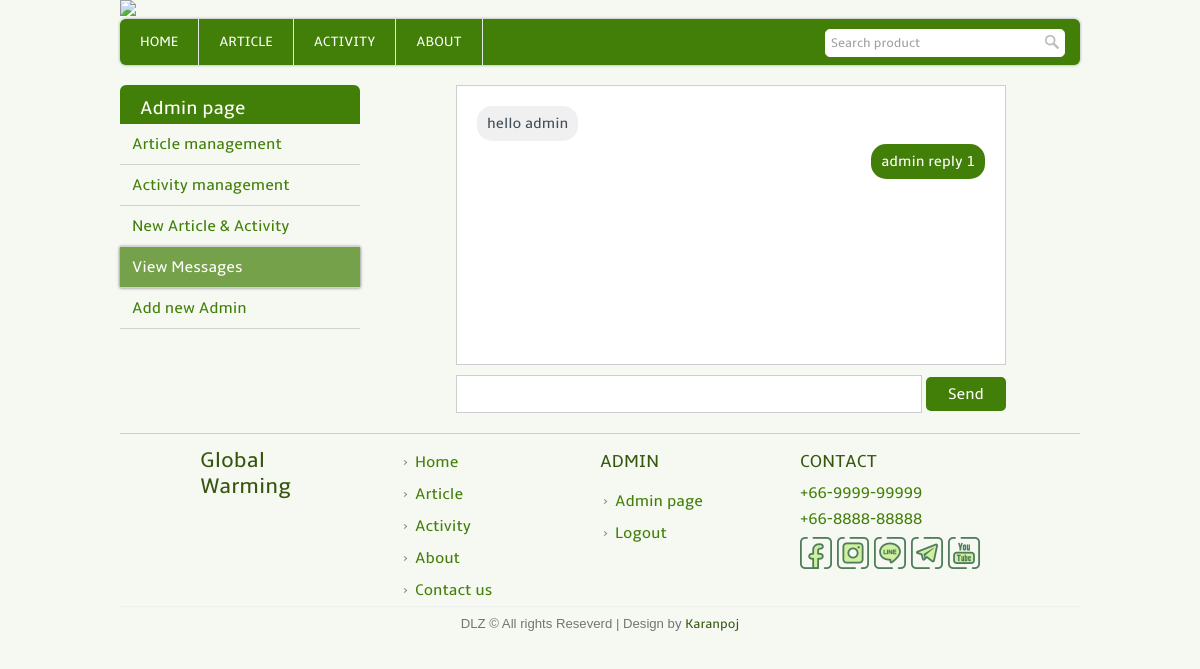
The page /admin_reply.php?con_id=3 (signed in) on the database as committed earlier.
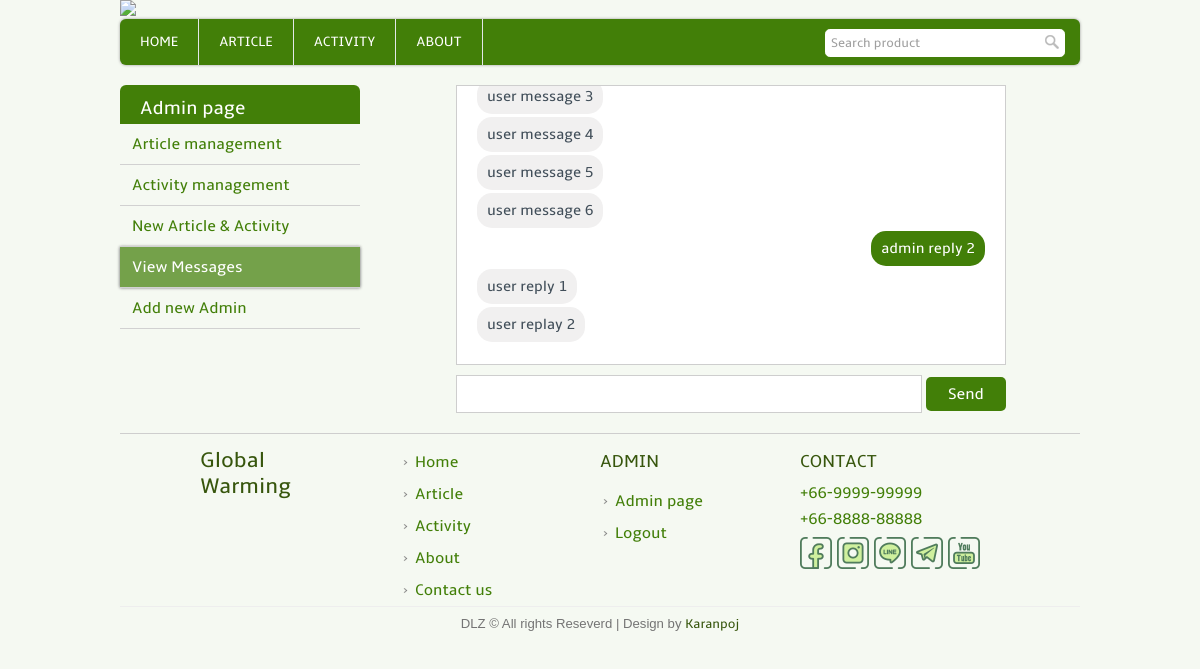
The same page on the database as committed later.
### tables this page shows
CREATE TABLE `message` (
  `mes_id` int(11) NOT NULL,
  `con_id` int(11) NOT NULL,
  `mes_from` varchar(255) NOT NULL,
  `mes_txt` text NOT NULL,
  `mes_datetime` datetime NOT NULL,
  `mes_check` int(11) NOT NULL
);

### template.class.php (called while the page is built, shortened)
<?php
    class Template {
        protected $file;
        protected $values = array();
        public function __construct($file) {
            $this->file = $file;
        }
        public function set($key, $value) {
            $this->values[$key] = $value;
        }
        public function output() {
            $output = file_get_contents($this->file);
            foreach ($this->values as $key => $value) {
            	$tagToReplace = "[@$key]";
            	$output = str_replace($tagToReplace, $value, $output);
            }
            return $output;
        }
    }
?>

### admin_reply.php (the view, shortened to what this page needs)
<?php
	require_once('connect.php');
	include("template.class.php");
	if(!isset($_SESSION['adminname']))
	{
		$user_login = false;
		$layout_header = new Template("layout_header.tpl");
		$layout_footer = new Template("layout_footer.tpl");
	}
	else{
		$layout_header = new Template("layout_header_admin.tpl");
		$layout_footer = new Template("layout_footer_admin.tpl");
	}
	$layout_header->set('title','Admin page : Global warming website');
	echo $layout_header->output();
	$con_id = $_GET['con_id'];
?>
<div class="admin_full">
	<div class="admin_left">
		<table class="admin_menu">
			<tr>
				<th>
					Admin page
				</th>
			</tr>
			<tr>
				<td>
					<a href="admin.php">Article management</a>
				</td>
			</tr>
			<tr>
				<td>
					<a href="admin_activity.php">Activity management</a>
				</td>
			</tr>
			<tr>
				<td>
					<a href="admin_addpost.php">New Article & Activity</a>
				</td>
			</tr>
			<tr>
				<td class="active">
					<a href="admin_messages.php">View Messages</a>
				</td>
			</tr>
			<tr>
				<td>
					<a href="admin_newadmin.php">Add new Admin</a>
				</td>
			</tr>
		</table>
	</div>
	<div class="view_mes">
		<div class="user_message_scroll admin_scroll" id="message_scroll">
		<?php
			$q	= "select * from conversation as c,message as m WHERE c.con_id = m.con_id and c.con_id = $con_id order by m.mes_datetime";
			$result	= $mysqli->query($q);
			if(!$result){
				echo "Error on : $q";
			}
			else{
				echo "<table width=100% style='table-layout: fixed;'>";
				while($row=$result->fetch_array()){
					if($row['mes_from'] != "admin"){
						echo "<tr><td colspan='2' class='admin_mes'>".$row['mes_txt']."</td></tr>";
					}else{
						echo "<tr><td colspan='2' class='user_mes'>".$row['mes_txt']."</td></tr>";
					}
				}
				echo "</table>";
			}
		?>
		</div>
		<form action="admin_sendmes.php" method="post">
			<input class="amessage" type="text" name="umes" rows="10" required>
			<button class="sendbt" type="submit">Send</button>
		</form>
	</div>
</div>
<?php
	echo $layout_footer->output();
?>

### css/w3.css (style rules this page uses)
*,*:before,*:after { box-sizing:inherit }
html { -ms-text-size-adjust:100%;-webkit-text-size-adjust:100% }
body { margin:0 }
a { background-color:transparent;-webkit-text-decoration-skip:objects }
img { border-style:none }
button,input,select,textarea { font:inherit;margin:0 }
button,input { overflow:visible }
button,select { text-transform:none }
button,html [type=button],[type=reset],[type=submit] { -webkit-appearance:button }
html,body { font-family:Verdana,sans-serif;font-size:15px;line-height:1.5 }
html { overflow-x:hidden }
h2 { font-size:30px }
h4 { font-size:20px }
h1,h2,h3,h4,h5,h6 { font-family:"Segoe UI",Arial,sans-serif;font-weight:400;margin:10px 0 }
img { margin-bottom:-5px }
a { color:inherit }

Rows that differ between the two databases and show on the page:
no longer on this page (row unchanged): message: mes_txt "hello admin"
no longer on this page (row unchanged): message: mes_txt "admin reply 1"
added message: mes_txt "user message 3"
added message: mes_txt "user message 4"
added message: mes_txt "user message 5"
added message: mes_txt "user message 6"
added message: mes_txt "admin reply 2"
added message: mes_txt "user reply 1"
added message: mes_txt "user replay 2"
